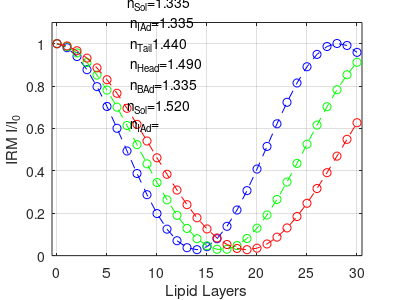
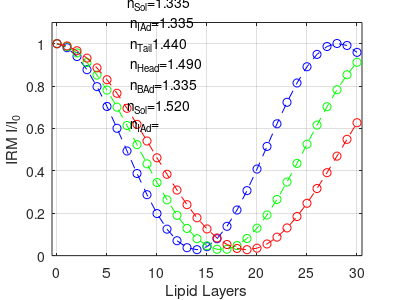
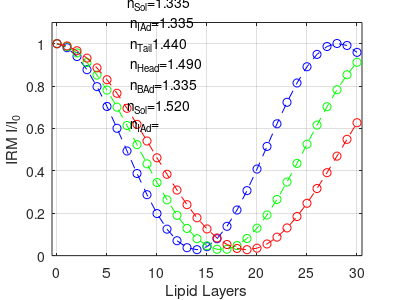

Recreate these plots in MATLAB, in order.
%% V: Head-Tail Simulation, Interstitial Adlayers
clear; clc;

%IRM Light Wavelength
lambda1 = 450e-9;
lambda2 = 532e-9; 
lambda3 = 610e-9;

%Refractive Indices
n0 = 1.520; %Substrate refractive index
n1 = 1.335; %Base adlayer refractive index
n2 = 1.490; %Phosphocholine lipid head group refractive index
n3 = 1.440; %Lipid tail group refractive index (octadecane used in model)
n4 = 1.335; %Interstitial adlayer refractive index
n5 = 1.335; %PBS top solution and water adlayer refractive index

%Distances and Wavelength
m = 0:30;
npoint=numel(m);
d1 = 1e-9; %Base adlayer thickness
d2 = 0.5e-9; %Phosphocholine head thickness
d3 = 4e-9; %Tail thickness
d4 = 0.5e-9; %Interstitial adlayer thickness

%Fresnel Reflectance Coefficients
r01 = (n0-n1)/(n0+n1); %Substrate to base adlayer
r12 = (n1-n2)/(n1+n2); %Base adlayer to head
r23 = (n2-n3)/(n2+n3); %Head to tail
r32 = -r23; %Tail to head
r24 = (n2-n4)/(n2+n4); %Head to interstitial adlayer
r42 = -r24; %Interstitial adlayer to head
r25 = (n2-n5)/(n2+n5); %Head to top solution

%Fresnel Transmittance Coefficients
t01 = 2*n0/(n0+n1);  %Substrate to base adlayer
t12 = 2*n1/(n1+n2); %Base adlayer to head
t23 = 2*n2/(n2+n3); %Head to tail
t32 = 2*n3/(n2+n3); %Tail to head
t24 = 2*n2/(n2+n4); %Head to interstitial adlayer
t42 = 2*n4/(n2+n4); %Interstitial adlayer to head
t25 = 2*n2/(n2+n5); %Head to top solution

%Transfer Matrices between layers
M01 = [1,r01;r01,1]/t01; %Substrate to base adlayer
M12 = [1,r12;r12,1]/t12; %Base adlayer to head
M23 = [1,r23;r23,1]/t23; %Head to tail
M32 = [1,r32;r32,1]/t32; %Tail to head
M24 = [1,r24;r24,1]/t24; %Head to interstitial adlayer
M42 = [1,r42;r42,1]/t42; %Interstitial adlayer to head
M25 = [1,r25;r25,1]/t25; %Head to top solution 

%Transfer Matrices within layers
phi1_l1 = 2*pi*n1*d1/lambda1; %Base adlayer
phi2_l1 = 2*pi*n2*d2/lambda1; %Head
phi3_l1 = 2*pi*n3*d3/lambda1; %Tail
phi4_l1 = 2*pi*n4*d4/lambda1; %Interstitial adlayer
M1_l1 = [exp(1i*phi1_l1),0;0,exp(-1*1i*phi1_l1)]; %Base adlayer
M2_l1 = [exp(1i*phi2_l1),0;0,exp(-1*1i*phi2_l1)]; %Head
M3_l1 = [exp(1i*phi3_l1),0;0,exp(-1*1i*phi3_l1)]; %Tail
M4_l1 = [exp(1i*phi4_l1),0;0,exp(-1*1i*phi4_l1)]; %Interstitial adlayer

phi1_l2 = 2*pi*n1*d1/lambda2; %Base adlayer
phi2_l2 = 2*pi*n2*d2/lambda2; %Head
phi3_l2 = 2*pi*n3*d3/lambda2; %Tail
phi4_l2 = 2*pi*n4*d4/lambda2; %Interstitial adlayer
M1_l2 = [exp(1i*phi1_l2),0;0,exp(-1*1i*phi1_l2)]; %Base adlayer
M2_l2 = [exp(1i*phi2_l2),0;0,exp(-1*1i*phi2_l2)]; %Head
M3_l2 = [exp(1i*phi3_l2),0;0,exp(-1*1i*phi3_l2)]; %Tail
M4_l2 = [exp(1i*phi4_l2),0;0,exp(-1*1i*phi4_l2)]; %Interstitial adlayer

phi1_l3 = 2*pi*n1*d1/lambda3; %Base adlayer
phi2_l3 = 2*pi*n2*d2/lambda3; %Head
phi3_l3 = 2*pi*n3*d3/lambda3; %Tail
phi4_l3 = 2*pi*n4*d4/lambda3; %Interstitial adlayer
M1_l3 = [exp(1i*phi1_l3),0;0,exp(-1*1i*phi1_l3)]; %Base adlayer
M2_l3 = [exp(1i*phi2_l3),0;0,exp(-1*1i*phi2_l3)]; %Head
M3_l3 = [exp(1i*phi3_l3),0;0,exp(-1*1i*phi3_l3)]; %Tail
M4_l3 = [exp(1i*phi4_l3),0;0,exp(-1*1i*phi4_l3)]; %Interstitial adlayer

%Light Pathway: m01 - m1 - m12 - (j-1)[m2 - m23 - m3 - m32 - m2 - m24 - m4
%- m42] - m2 - m23 - m3 - m32 - m2 - m25
for j=0:(npoint-1)
	M_l1 = M01*M1_l1*M12*[(M2_l1*M23*M3_l1*M32*M2_l1*M24*M4_l1*M42)^(j-1)]*M2_l1*M23*M3_l1*M32*M2_l1*M25
	r_l1(j+1)=M_l1(2,1)/M_l1(1,1);
    	t_l1(j+1)=1/M_l1(1,1);
	
	M_l2 = M01*M1_l2*M12*[(M2_l2*M23*M3_l2*M32*M2_l2*M24*M4_l2*M42)^(j-1)]*M2_l2*M23*M3_l2*M32*M2_l2*M25
	r_l2(j+1)=M_l2(2,1)/M_l2(1,1);
    	t_l2(j+1)=1/M_l2(1,1);
	
    	M_l3 = M01*M1_l3*M12*[(M2_l3*M23*M3_l3*M32*M2_l3*M24*M4_l3*M42)^(j-1)]*M2_l3*M23*M3_l3*M32*M2_l3*M25
	r_l3(j+1)=M_l3(2,1)/M_l3(1,1);
    	t_l3(j+1)=1/M_l3(1,1);
end
for k=1:npoint
        R_l1(k)=norm(r_l1(k))^2;
        T_l1(k)=norm(t_l1(k))^2*n5/n0;
		
		R_l2(k)=norm(r_l2(k))^2;
        T_l2(k)=norm(t_l2(k))^2*n5/n0;
		
		R_l3(k)=norm(r_l3(k))^2;
        T_l3(k)=norm(t_l3(k))^2*n5/n0;
end

Rbg=(((n0-n5)./(n0+n5)).^2);
CIRM_l1=R_l1./Rbg;
CIRM_l2=R_l2./Rbg;
CIRM_l3=R_l3./Rbg;


%Creating the graph
figure(2);
plot(m,CIRM_l1,'b--o')
hold on 
plot(m,CIRM_l2,'g--o')
plot(m,CIRM_l3,'r--o')
hold off
xlabel('Lipid Layers')
ylabel('IRM I/I_0')
grid on;
ylim([0,1.1])
xlim([min(m)-0.5,max(m)+0.5])
textct=sprintf('n_S_o_l=%4.3f\n n_I_A_d=%4.3f\n n_T_a_i_l%4.3f\n n_H_e_a_d=%4.3f\n n_B_A_d=%4.3f\n',n5,n4,n3,n2,n1,n0);
% text('Position',[20 1 0]);
% text(min(xlim())+0.6*(max(xlim())-min(xlim())),0.8*min(ylim())+0.2*(max(ylim())-min(ylim())),textct);
text(7,0.9,textct);

set(gcf,'PaperUnits','inches','PaperPosition',[0 0 4 3])
opfnhead=sprintf('nSol=%4.2f,nIAd=%4.2f, nTail =%4.2f,nHead=%4.2f, nBAd = %4.2f, wavelength=%4.1fnm, HeadTailInterstitialAdlayers',n5,n4,n3,n2,n1,lambda1*1e9);
print([opfnhead,'.png'],'-dpng');
dlmwrite([opfnhead,'.dat'],[m,CIRM_l1],'\t');
I_glass=4000;
Mimg=I_glass*ones(1024,1024);
Mimg(212:812,212:812)=I_glass*CIRM_l1(2);
Mimg(412:612,412:612)=I_glass*CIRM_l1(3);
imwrite(uint16(Mimg),[opfnhead,'.tif']);

opfnhead=sprintf('nSol=%4.2f,nIAd=%4.2f, nTail =%4.2f,nHead=%4.2f, nBAd = %4.2f, wavelength=%4.1fnm, HeadTailInterstitialAdlayers',n5,n4,n3,n2,n1,lambda2*1e9);
print([opfnhead,'.png'],'-dpng');
dlmwrite([opfnhead,'.dat'],[m,CIRM_l2],'\t');
I_glass=4000;
Mimg=I_glass*ones(1024,1024);
Mimg(212:812,212:812)=I_glass*CIRM_l2(2);
Mimg(412:612,412:612)=I_glass*CIRM_l2(3);
imwrite(uint16(Mimg),[opfnhead,'.tif']);

opfnhead=sprintf('nSol=%4.2f,nIAd=%4.2f, nTail =%4.2f,nHead=%4.2f, nBAd = %4.2f, wavelength=%4.1fnm, HeadTailInterstitialAdlayers',n5,n4,n3,n2,n1,lambda3*1e9);
print([opfnhead,'.png'],'-dpng');
dlmwrite([opfnhead,'.dat'],[m,CIRM_l3],'\t');
I_glass=4000;
Mimg=I_glass*ones(1024,1024);
Mimg(212:812,212:812)=I_glass*CIRM_l3(2);
Mimg(412:612,412:612)=I_glass*CIRM_l3(3);
imwrite(uint16(Mimg),[opfnhead,'.tif']);
